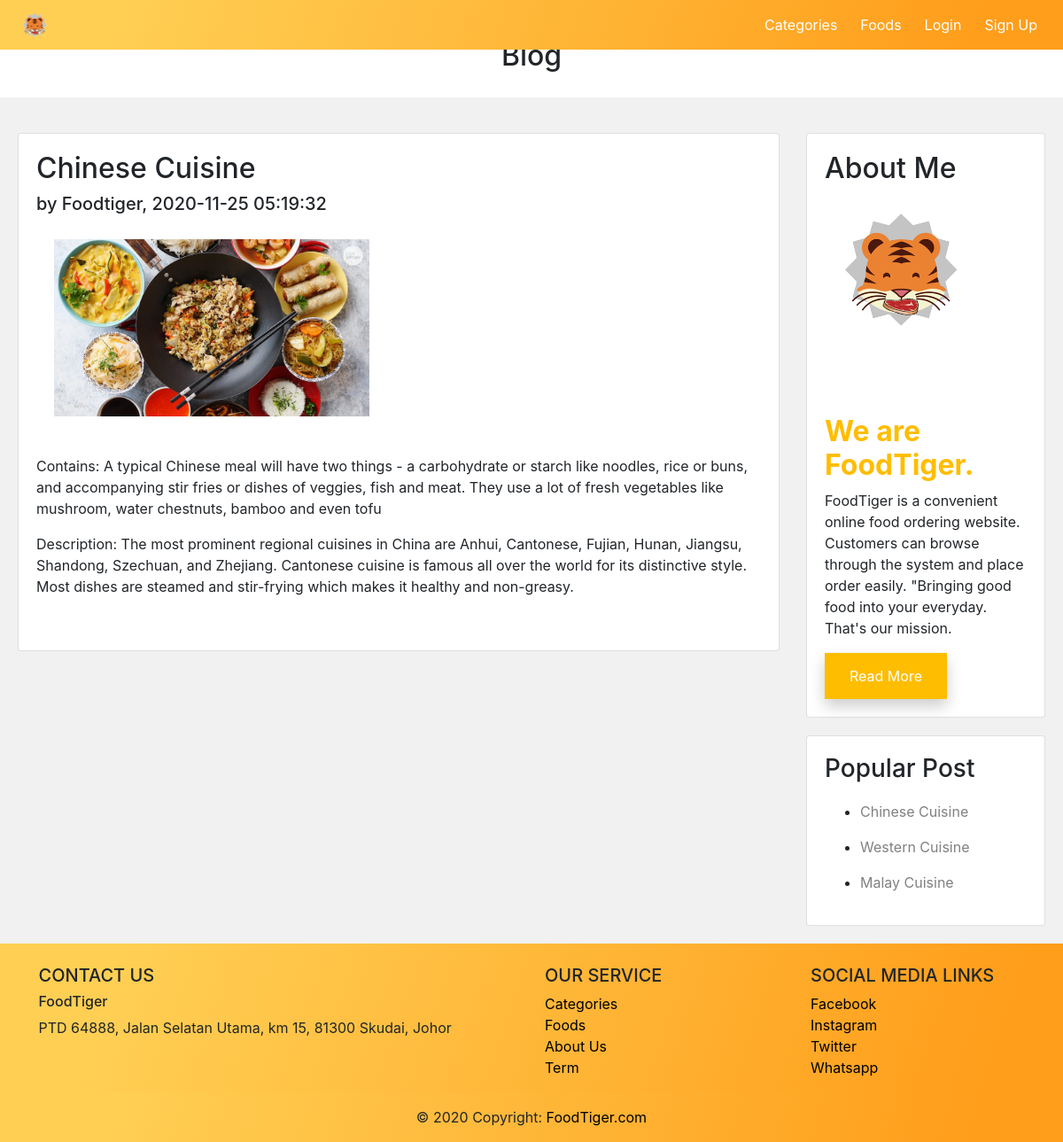
/customer/blogDetail.php?id=1, run on the app's committed database.
### tables this page shows
CREATE TABLE `blog` (
  `id` int(255) NOT NULL,
  `title` varchar(255) NOT NULL,
  `description` varchar(500) NOT NULL,
  `contain` longtext NOT NULL,
  `image` varchar(255) NOT NULL,
  `time_date` timestamp NOT NULL DEFAULT current_timestamp() ON UPDATE current_timestamp(),
  `Email` varchar(255) NOT NULL,
  `Author` varchar(255) NOT NULL
);

### customer/blogDetail.php (the view, shortened to what this page needs)
<!DOCTYPE html>
<html>
    <head>
        <link rel="stylesheet" href="../css/nav-bar.css">
        <link rel="stylesheet" href="../css/index.css">
        <link rel="stylesheet" href="../css/aboutus.css">
        <link rel="stylesheet" href="../css/blog.css">
    </head>
    <body style="background-color:#f1f1f1;">
        <header>
            <?php
            require "navandfooter/nav.php";
            ?>
        </header>
        <div class="in1">
            <div id="demo" class="carousel slide" data-ride="carousel">
            <ul class="carousel-indicators">
                <li data-target="#demo" data-slide-to="0" class="active"></li>
                <li data-target="#demo" data-slide-to="1"></li>
                <li data-target="#demo" data-slide-to="2"></li>
            </ul>
            <div class="carousel-inner">
                <div class="carousel-item active">
                <img src="../image/food.jpg" alt="food" width="100%" height="100%">
                </div>
            </div>
        <a class="carousel-control-prev" href="#demo" data-slide="prev">
            <span class="carousel-control-prev-icon"></span>
        </a>
        <a class="carousel-control-next" href="#demo" data-slide="next">
            <span class="carousel-control-next-icon"></span>
        </a>
        </div>
    <div class="header">
        <h2>Blog</h2>
    </div>
    <div class="container-fluid">
        <div class="row">
        <div class="leftcolumn">
            <div class="card">
                <h2><?php echo  $_SESSION['title'] ?></h2>
                <h5>by <?php echo  $_SESSION['Author'] ?>, <?php echo  $_SESSION['time_date'] ?> </h5>
                <div class="fakeimg"><img src="<?php echo $_SESSION['image'];?>" style="width:max-content; height:200px;object-fit: contain;" ></div><br>
                <p>Contains: <?php echo  $_SESSION['contain'] ?></p>
                <p>Description: <?php echo  $_SESSION['description'] ?></p>
            </div>
        </div>
        <div class="rightcolumn">
            <div class="card">
            <h2>About Me</h2>
            <div class="fakeimg" style="height:250px;"><img src="../image/logo 256x256.png" width="200" ></div>
            <h2 style="color:#FFBD00;"><b>We are FoodTiger.</b></h2>
            <p>FoodTiger is a convenient online food ordering website. Customers can browse through
            the system and place order easily. "Bringing good food into your everyday. That's our mission.</p>
            <a class="abutton" href="../aboutus.php"><button class="button3">Read More</button></a>
            </div>
            <div class="card">
            <h3 style="margin-bottom: 20px;">Popular Post</h3>
                <?php
                $query = "SELECT * FROM blog limit 3";
                $run_query = mysqli_query($conn, $query) or die(mysqli_error($conn));
                if (mysqli_num_rows($run_query) > 0) {
                while ($row = mysqli_fetch_array($run_query)) {
                            ?>
                <ul class="cat-list">
                    <li style="list-style-position: outside;">
                    <a href="blogDetail.php?id=<?php echo $row['id'];?>" style="color:grey;"><?php echo $row['title'];?></a>
                    </li>
                </ul>
                <?php
                }
            }
                ?>
                </div>
            </div>
        </div>
    </div>
    <footer>
        <?php
        require "navandfooter/footer.php";
        ?>
    </footer>
</body>
</html>

### css/index.css (style rules this page uses)
.carousel-inner img { width: 100%; height: 100%; }
.abutton { text-decoration: none; color:white; }

### css/aboutus.css (style rules this page uses)
.row:after { content: ""; display: table; clear: both; }
.button3 { border: none; color: white; padding: 14px 28px; font-size: 16px; cursor: pointer; background-color: #FFBD00; box-shadow: 0 8px 16px 0 rgba(0,0,0,0.2); }
img { display: block; height: auto; max-width: 100%; }

### css/blog.css (style rules this page uses)
.header { padding: 20px; font-size: 40px; text-align: center; background-color: white; }
.leftcolumn { float: left; width: 75%; padding: 20px; }
.rightcolumn { float: left; width: 25%; padding: 20px; padding-left: 10px; }
.fakeimg { width: 75%; padding: 20px; }
.card { background-color: white; padding: 20px; margin-top: 20px; }
.row:after { content: ""; display: table; clear: both; }

### data on the page
blog: title "Chinese Cuisine"
blog: title "Western Cuisine"
blog: title "Malay Cuisine"

### other printed values
$_SESSION['title'] "Chinese Cuisine"
$_SESSION['Author'] "Foodtiger"
$_SESSION['time_date'] "2020-11-25 05:19:32"
